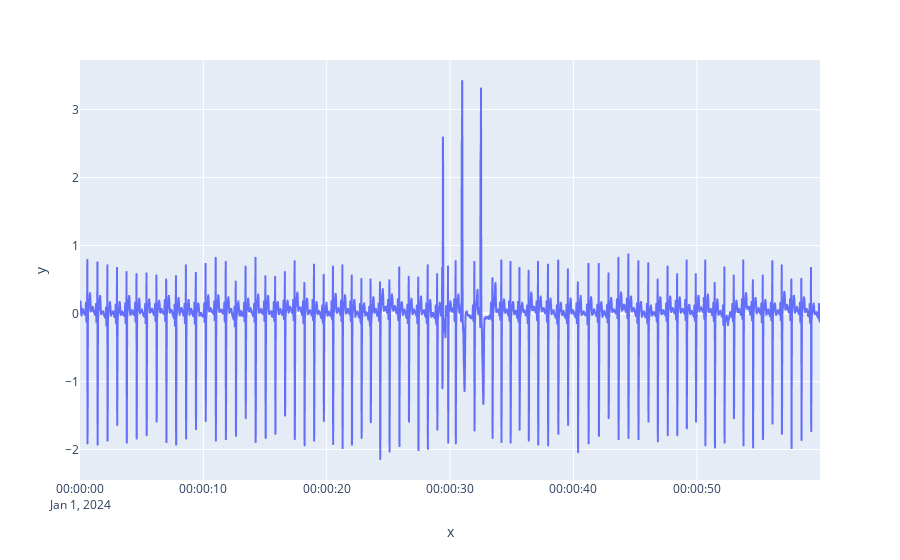

Source (notebook cell):
### Code cell
import plotly.express as px

fig = px.line(df, x=df_cleaned["Timestamp"], y=df_cleaned["ECG1"])
fig.show()

### Figure 1 — Plotly figure (JSON) as saved in the notebook; plotly's stock layout.template omitted (floating-point values rounded to 4 significant figures; data arrays with more than 128 entries replaced by an {"elided": "..."} marker saying what was removed)
{"data": [{"hovertemplate": "x=%{x}<br>y=%{y}<extra></extra>", "legendgroup": "", "line": {"color": "#636efa", "dash": "solid"}, "marker": {"symbol": "circle"}, "mode": "lines", "name": "", "showlegend": false, "type": "scattergl", "x": {"elided": "7680 str values"}, "xaxis": "x", "y": {"elided": "7680 float values"}, "yaxis": "y"}], "layout": {"legend": {"tracegroupgap": 0}, "margin": {"t": 60}, "xaxis": {"anchor": "y", "domain": [0, 1], "title": {"text": "x"}}, "yaxis": {"anchor": "x", "domain": [0, 1], "title": {"text": "y"}}}}
